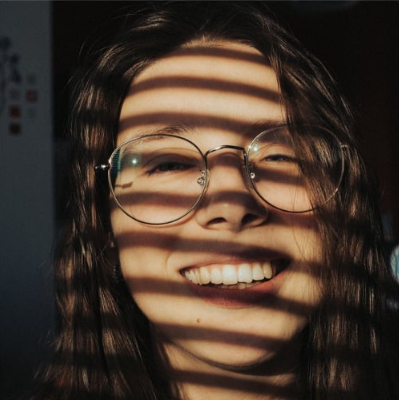
#> input picture experiment_scripts/TPAMI/Baseline_sj/Switchlight_sj/images/fig10_main_inp_1.png, 399 x 400 px; its folder holds 4 pictures in this run
$ jupyter execute reverse_img.ipynb
#> lines starting #> are read from the running program, lines starting #| are printed output that depends on the picture
[cell 1]
import numpy as np
import PIL
from PIL import Image
import glob
import os

path = "/data/mint/DPM_Dataset/Videos/Queen_3/images"
out_path = "/data/mint/DPM_Dataset/Videos/Queen_3/images"
os.makedirs(out_path, exist_ok=True)

for f in glob.glob(path + '/*.png'):
    img_name = f.split('/')[-1]
    frame = Image.open(f)
#> frame is the input picture: PIL image 399x400 RGBA; mean R, G, B, A 70, 55, 44.1, 255
    transf = frame.transpose(PIL.Image.FLIP_LEFT_RIGHT)
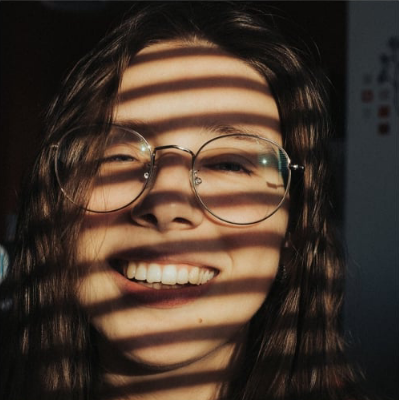
#> transf: PIL image 399x400 RGBA; mean R, G, B, A 70, 55, 44.1, 255
    transf.save(out_path + f'/{img_name}')
#> pass 2 of the loop `for f in glob.glob(path + '/*.png'):`:
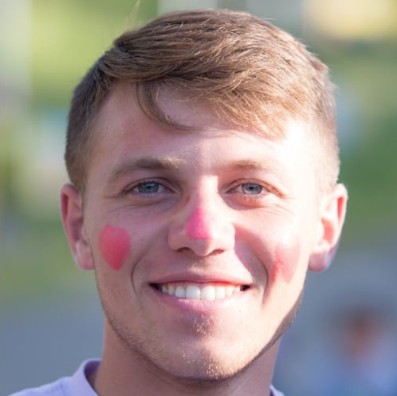
#> input picture experiment_scripts/TPAMI/Baseline_sj/Switchlight_sj/images/fig10_main_inp_2.png, 397 x 396 px
#> frame is the input picture: PIL image 397x396 RGBA; mean R, G, B, A 156.3, 142.7, 138.4, 255
#> `transf = frame.transpose(PIL.Image.FLIP_LEFT_RIGHT)`:
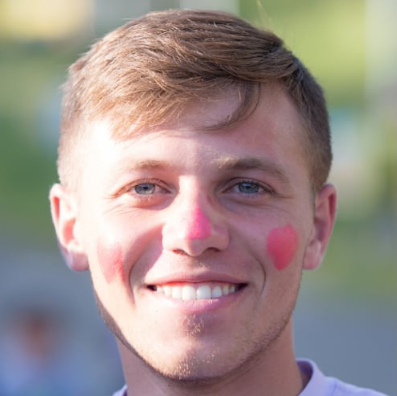
#> transf: PIL image 397x396 RGBA; mean R, G, B, A 156.3, 142.7, 138.4, 255
#> pass 3 of the loop `for f in glob.glob(path + '/*.png'):`:
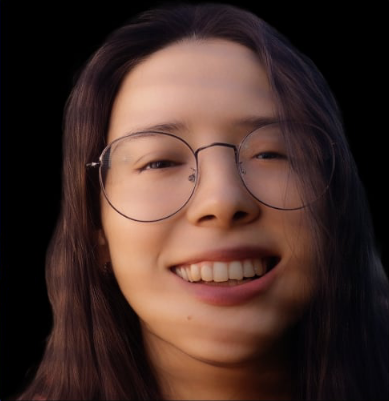
#> input picture experiment_scripts/TPAMI/Baseline_sj/Switchlight_sj/images/fig10_main_out_1.png, 389 x 401 px
#> frame is the input picture: PIL image 389x401 RGBA; mean R, G, B, A 71.1, 48.3, 42.1, 255
#> `transf = frame.transpose(PIL.Image.FLIP_LEFT_RIGHT)`:
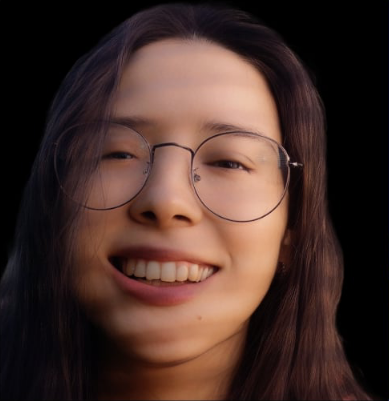
#> transf: PIL image 389x401 RGBA; mean R, G, B, A 71.1, 48.3, 42.1, 255
#> the loop made 4 passes; the first 3 are shown
